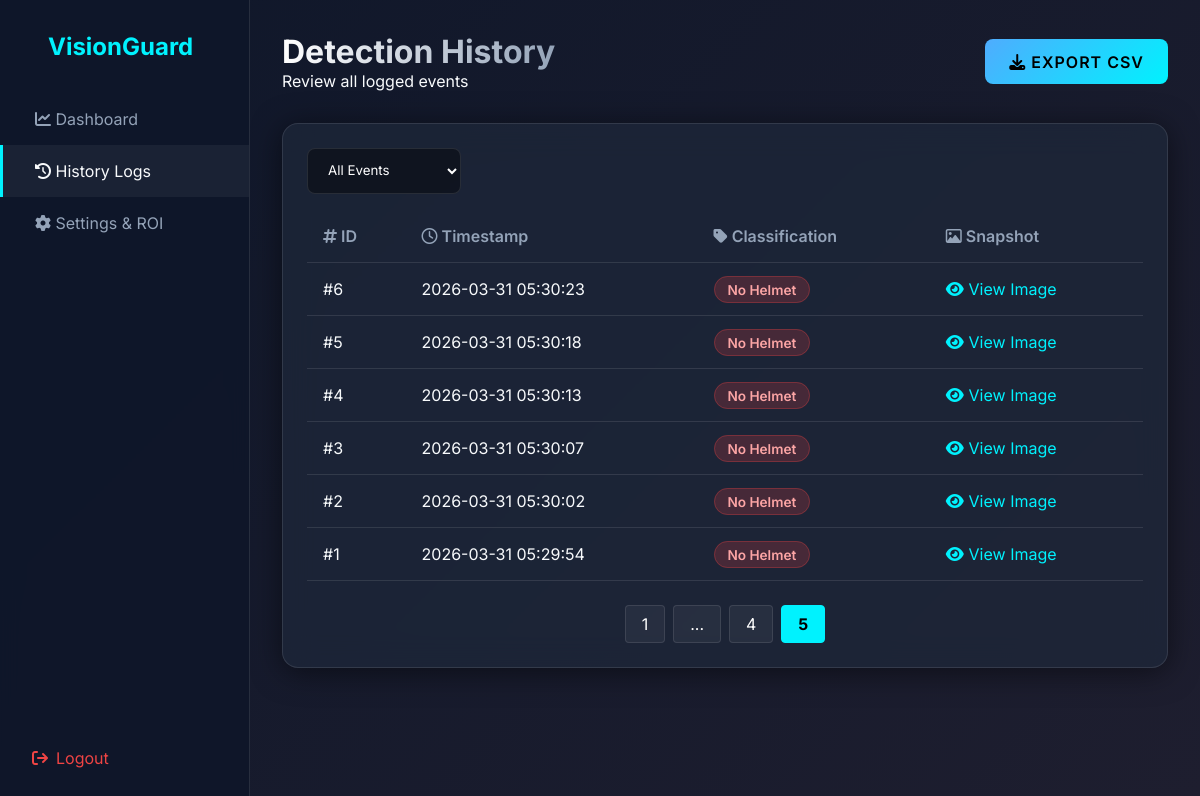
The app's page /logs?page=5&class_filter=All (signed in) with its own data.
### core/models.py (models this page shows)
class DetectionLog(db.Model):
    id = db.Column(db.Integer, primary_key=True)
    timestamp = db.Column(db.DateTime, default=datetime.utcnow)
    class_name = db.Column(db.String(50), nullable=False) # 'Helmet' or 'No Helmet'
    snapshot_path = db.Column(db.String(255), nullable=True) # relative path to static/snapshots/

### core/routes/logs.py (the view)
@logs_bp.route('/logs')
@login_required
def history():
    page = request.args.get('page', 1, type=int)
    class_filter = request.args.get('class_filter', 'All')
    query = DetectionLog.query
    if class_filter != 'All':
        query = query.filter_by(class_name=class_filter)
    logs = query.order_by(DetectionLog.timestamp.desc()).paginate(page=page, per_page=10)
    return render_template('logs.html', logs=logs, current_filter=class_filter)

### core/templates/logs.html (shortened to what this page needs)
{% extends "base.html" %}
{% block content %}
<div class="page-header flex-between">
    <div>
        <h1 class="page-title">Detection History</h1>
        <p class="page-subtitle">Review all logged events</p>
    </div>
    <div class="actions">
        <a href="{{ url_for('logs.export_csv') }}" class="btn-primary"><i class="fa-solid fa-download"></i> Export CSV</a>
    </div>
</div>
<div class="glass-panel logs-panel">
    <div class="filters">
        <form method="GET" action="{{ url_for('logs.history') }}" class="filter-form">
            <select name="class_filter" class="form-select" onchange="this.form.submit()">
                <option value="All" {% if current_filter == 'All' %}selected{% endif %}>All Events</option>
            </select>
        </form>
    </div>
    <div class="table-responsive">
        <table class="data-table">
            <thead>
                <tr>
                    <th><i class="fa-solid fa-hashtag"></i> ID</th>
                    <th><i class="fa-regular fa-clock"></i> Timestamp</th>
                    <th><i class="fa-solid fa-tag"></i> Classification</th>
                    <th><i class="fa-regular fa-image"></i> Snapshot</th>
                </tr>
            </thead>
            <tbody>
                {% for log in logs.items %}
                <tr>
                    <td>#{{ log.id }}</td>
                    <td>{{ log.timestamp.strftime('%Y-%m-%d %H:%M:%S') }}</td>
                    <td>
                        <span class="status-badge {% if log.class_name == 'Helmet' %}success{% else %}danger{% endif %}">
                            {{ log.class_name }}
                        </span>
                    </td>
                    <td>
                        {% if log.snapshot_path %}
                            <a href="{{ url_for('static', filename='snapshots/' + log.snapshot_path) }}" target="_blank" class="preview-btn">
                                <i class="fa-solid fa-eye"></i> View Image
                            </a>
                        {% else %}
                            <span class="text-muted">N/A</span>
                        {% endif %}
                    </td>
                </tr>
                {% else %}
                <tr>
                    <td colspan="4" class="text-center empty-state">No logs found.</td>
                </tr>
                {% endfor %}
            </tbody>
        </table>
    </div>
    {% if logs.pages > 1 %}
    <div class="pagination">
        {% for page_num in logs.iter_pages(left_edge=1, right_edge=1, left_current=1, right_current=2) %}
            {% if page_num %}
                {% if logs.page == page_num %}
                    <strong class="page-item active">{{ page_num }}</strong>
                {% else %}
                    <a href="{{ url_for('logs.history', page=page_num, class_filter=current_filter) }}" class="page-item">{{ page_num }}</a>
                {% endif %}
            {% else %}
                <span class="page-item dots">...</span>
            {% endif %}
        {% endfor %}
    </div>
    {% endif %}
</div>
{% endblock %}

### core/static/css/style.css (style rules this page uses)
:root { --primary: #00f2fe; --seconday: #4facfe; --bg-dark: #0f172a; --bg-panel: rgba(30, 41, 59, 0.7); --text-main: #f8fafc; --text-muted: #94a3b8; --success: #10b981; --danger: #ef4444; --glass-border: rgba(255, 255, 255, 0.1); }
* { margin: 0; padding: 0; box-sizing: border-box; font-family: 'Inter', sans-serif; }
body { background: linear-gradient(135deg, #0f172a 0%, #1e1e2f 100%); color: var(--text-main); min-height: 100vh; overflow-x: hidden; }
.glass-panel { background: var(--bg-panel); backdrop-filter: blur(16px); -webkit-backdrop-filter: blur(16px); border: 1px solid var(--glass-border); border-radius: 16px; padding: 1.5rem; box-shadow: 0 4px 30px rgba(0, 0, 0, 0.5); }
.input-with-icon input, .form-select { width: 100%; padding: 0.8rem 1rem 0.8rem 2.5rem; background: rgba(0, 0, 0, 0.2); border: 1px solid var(--glass-border); border-radius: 8px; color: white; outline: none; transition: 0.3s; }
.btn-primary { background: linear-gradient(135deg, var(--seconday), var(--primary)); color: #000; border: none; padding: 0.8rem 1.5rem; border-radius: 8px; font-weight: 600; cursor: pointer; transition: 0.3s; text-transform: uppercase; letter-spacing: 1px; text-decoration: none; display: inline-block; }
.page-title { font-size: 2rem; font-weight: 700; background: linear-gradient(to right, #fff, #94a3b8); -webkit-background-clip: text; -webkit-text-fill-color: transparent; }
.data-table { width: 100%; border-collapse: collapse; margin-top: 1rem; }
.data-table th, .data-table td { padding: 1rem; text-align: left; border-bottom: 1px solid var(--glass-border); }
.data-table th { color: var(--text-muted); font-weight: 600; }
.status-badge { padding: 0.3rem 0.8rem; border-radius: 20px; font-size: 0.85rem; font-weight: 600; }
.status-badge.danger { background: rgba(239, 68, 68, 0.2); color: #fca5a5; border: 1px solid rgba(239, 68, 68, 0.3); }
.form-select { width: auto; padding-left: 1rem; background: rgba(0,0,0,0.4); cursor: pointer; }
.pagination { display: flex; gap: 0.5rem; margin-top: 1.5rem; justify-content: center; }
.page-item { padding: 0.5rem 1rem; background: rgba(255,255,255,0.05); border: 1px solid var(--glass-border); border-radius: 4px; color: white; text-decoration: none; transition: 0.3s; }
.page-item.active { background: var(--primary); color: black; border-color: var(--primary); }
.filters { margin-bottom: 1rem; }
.page-header { margin-bottom: 2rem; }
.flex-between { display: flex; justify-content: space-between; align-items: center; }
.preview-btn { color: var(--primary); text-decoration: none; display: inline-flex; align-items: center; gap: 0.3rem; }

### records on screen
DetectionLog: id "6", timestamp "2026-03-31 05:30:23", class_name "No Helmet"
DetectionLog: id "5", timestamp "2026-03-31 05:30:18", class_name "No Helmet"
DetectionLog: id "4", timestamp "2026-03-31 05:30:13", class_name "No Helmet"
DetectionLog: id "3", timestamp "2026-03-31 05:30:07", class_name "No Helmet"
DetectionLog: id "2", timestamp "2026-03-31 05:30:02", class_name "No Helmet"
DetectionLog: id "1", timestamp "2026-03-31 05:29:54", class_name "No Helmet"

### other values on screen
{{ page_num }} "1" "4"
{{ page_num }} "5"
